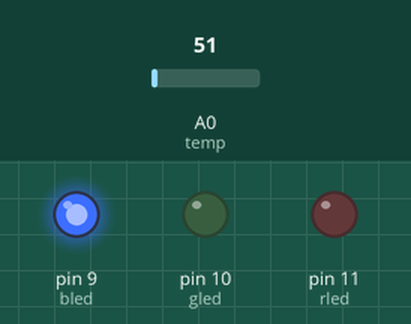
Recording of a sketch running on a simulated Arduino Uno, built with avr-gcc and run on an emulated ATmega328P. Parts: output pins drawn as LEDs (lit = HIGH). Inputs (shaded band) come from the test bench; at power-on: A0 (temp) = 51.

Above: at 1.2 s.
1.3 s: A0 (temp) set to 64
At 2.5 s:
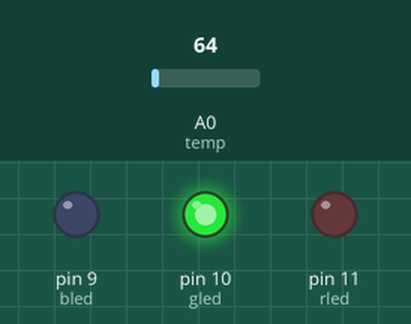
2.8 s: A0 (temp) set to 71
At 3.8 s:
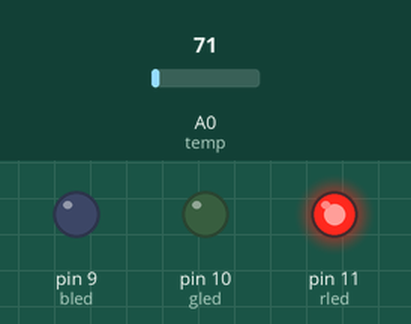
4.3 s: A0 (temp) set to 61
At 4.9 s:
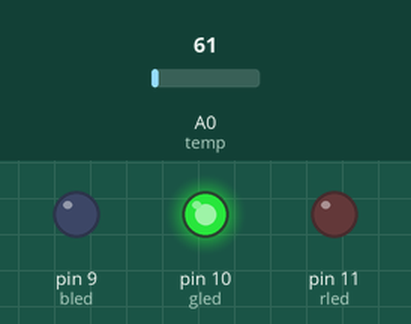
5.8 s: A0 (temp) set to 86
At 6.1 s:
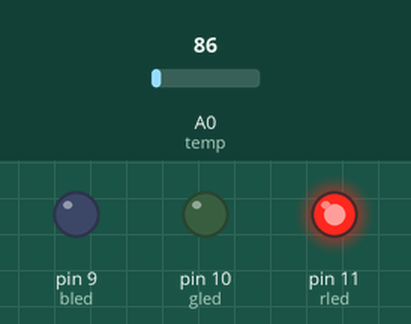
Timing chart, 0 to 8.3 s (numbered marks = the images above; inputs shaded):
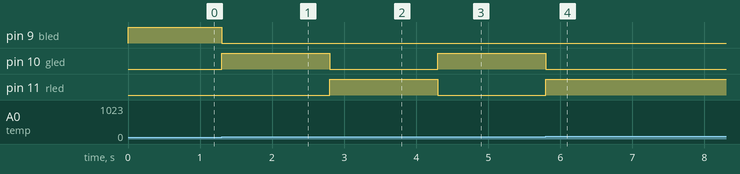

Measured:
- the behaviour switches between 59 and 60 on A0 (temp) (found by bisection; images 0 and 1)
- after the input at 1.3 s, pin 9 (bled): HIGH → LOW at once; pin 10 (gled): LOW → HIGH at once
- after the input at 2.8 s, pin 10 (gled): HIGH → LOW at once; pin 11 (rled): LOW → HIGH at once
- after the input at 4.3 s, pin 10 (gled): LOW → HIGH at once; pin 11 (rled): HIGH → LOW at once
- after the input at 5.8 s, pin 10 (gled): HIGH → LOW at once; pin 11 (rled): LOW → HIGH at once

The sketch:

rgb-led-tempsensor.ino
```cpp
const int bled = 9;
const int gled = 10;
const int rled = 11;
const int temp = 0;

const int upper = 64;//value input from the sensor
const int lower = 60;

int value = 0;

void setup()
{
  pinMode (bled, OUTPUT);
  pinMode (gled, OUTPUT);
  pinMode (rled, OUTPUT);
}

void loop()
{
   value = analogRead(temp);


   if (value > upper)
   {
      digitalWrite(bled, LOW);
      digitalWrite(gled, LOW);
      digitalWrite(rled, HIGH);
   }

    else if ( value < lower)
   {
     digitalWrite(bled, HIGH);
     digitalWrite(gled, LOW);
     digitalWrite(rled, LOW);
   }

   else
   {
     digitalWrite(bled, LOW);
     digitalWrite(gled, HIGH);
     digitalWrite(rled, LOW);
}
}
```
